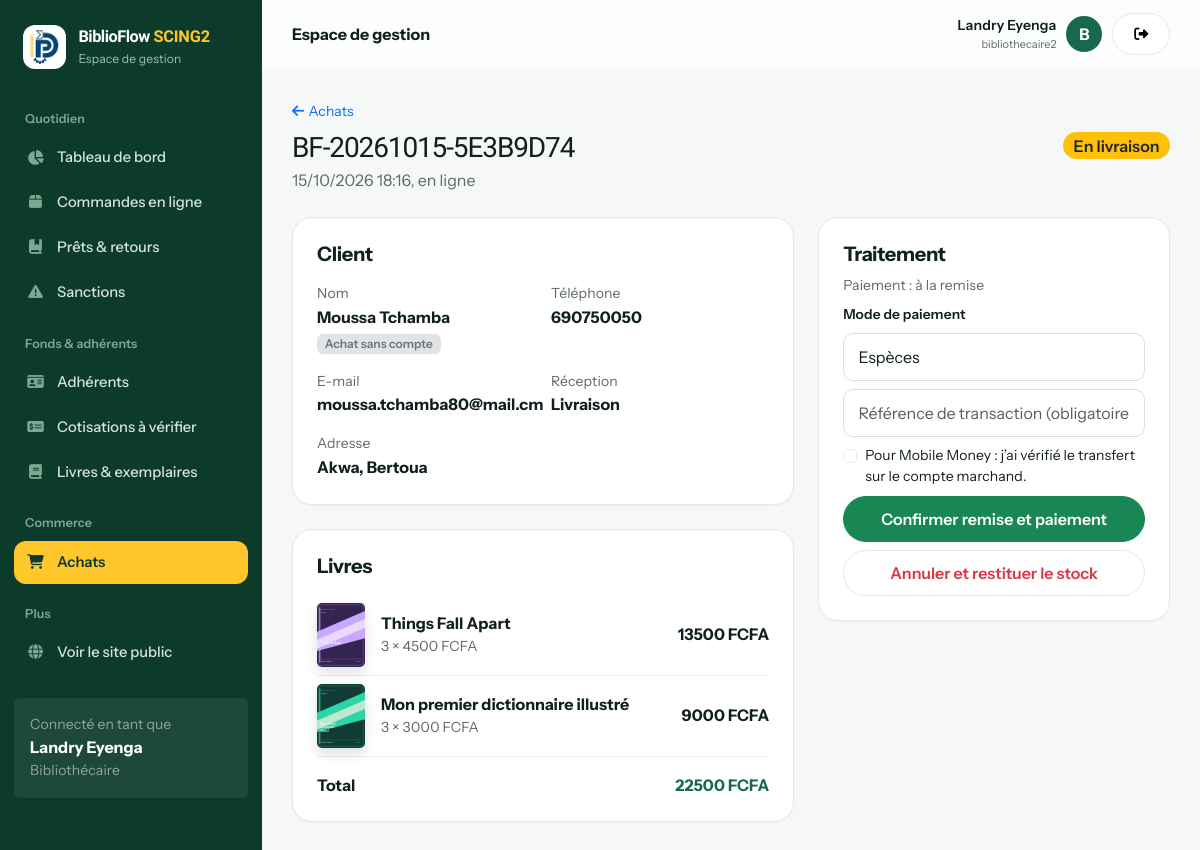
Page /gestion/achats/90/ (signed in) on the committed database.
### bibliotheque/models.py (models this page shows, shortened)
class Utilisateur(AbstractUser):
    ROLES = [("adherent", "Adhérent"), ("bibliothecaire", "Bibliothécaire"), ("administrateur", "Administrateur")]
    STATUTS = [("en_attente", "En attente de validation"), ("actif", "Actif"), ("suspendu", "Suspendu")]
    first_name = None  # remplacés par nom / prénom
    last_name = None
    nom = models.CharField(max_length=80)
    prenom = models.CharField(max_length=80)
    telephone = models.CharField(max_length=20, blank=True)
    adresse = models.CharField(max_length=200, blank=True)
    role = models.CharField(max_length=20, choices=ROLES, default="adherent")
    statut = models.CharField(max_length=12, choices=STATUTS, default="actif")
    numero_carte = models.CharField(max_length=20, unique=True, null=True, blank=True)
    date_debut_adhesion = models.DateField(null=True, blank=True)
    date_expiration = models.DateField(null=True, blank=True)  # fin de validité de l'adhésion
    suspendu_jusqu = models.DateField(null=True, blank=True)   # emprunts suspendus après un retard
    REQUIRED_FIELDS = ["nom", "prenom", "email"]
    def get_full_name(self):
        return f"{self.prenom} {self.nom}".strip()
    @property
    def est_personnel(self):
        return self.is_superuser or self.role in ("bibliothecaire", "administrateur")

class Achat(models.Model):
    STATUTS = [("en_attente", "En attente de préparation"), ("prete", "Prête"), ("en_livraison", "En livraison"),
               ("terminee", "Terminé"), ("annulee", "Annulé")]
    ACTIFS = ("en_attente", "prete", "en_livraison")
    CANAUX = [("comptoir", "Au comptoir"), ("en_ligne", "En ligne")]
    MODES_PAIEMENT = [("especes", "Espèces"), ("mobile", "Mobile money"), ("carte", "Carte")]
    adherent = models.ForeignKey(Utilisateur, on_delete=models.PROTECT, null=True, blank=True, related_name="achats")
    reference = models.CharField(max_length=24, unique=True, null=True, blank=True)
    date_achat = models.DateTimeField(auto_now_add=True)
    canal = models.CharField(max_length=10, choices=CANAUX, default="comptoir")
    mode_reception = models.CharField(max_length=12, choices=[("retrait", "Retrait"), ("livraison", "Livraison")], default="retrait")
    mode_paiement = models.CharField(max_length=10, choices=MODES_PAIEMENT, blank=True)
    statut_paiement = models.CharField(max_length=12, choices=[("en_attente", "À payer"), ("paye", "Payé"), ("annule", "Annulé")], default="en_attente")
    reference_paiement = models.CharField(max_length=80, blank=True)
    date_paiement = models.DateTimeField(null=True, blank=True)
    adresse_livraison = models.CharField(max_length=250, blank=True)  # vide = retrait à la bibliothèque
    date_limite_retrait = models.DateField(null=True, blank=True)
    client_prenom = models.CharField(max_length=80, blank=True)
    client_nom = models.CharField(max_length=80, blank=True)
    client_email = models.EmailField(blank=True)
    client_telephone = models.CharField(max_length=20, blank=True)
    statut = models.CharField(max_length=14, choices=STATUTS, default="en_attente")
    class Meta:
        ordering = ["-date_achat"]
    @property
    def active(self):
        return self.statut in self.ACTIFS
    @property
    def livraison(self):
        return self.mode_reception == "livraison"
    @property
    def paye(self):
        return self.statut_paiement == "paye"
    @property
    def total(self):
        return self.lignes.aggregate(t=Sum(F("quantite") * F("prix_applique")))["t"] or 0
    @property
    def client_nom_complet(self):
        if self.adherent_id:
            return self.adherent.get_full_name()
        return f"{self.client_prenom} {self.client_nom}".strip() or "Client invité"
    @property
    def client_telephone_effectif(self):
        return self.adherent.telephone if self.adherent_id else self.client_telephone
    @property
    def client_email_effectif(self):
        return self.adherent.email if self.adherent_id else self.client_email
    @property
    def est_invite(self):
        return self.adherent_id is None

class LigneAchat(models.Model):
    achat = models.ForeignKey(Achat, on_delete=models.CASCADE, related_name="lignes")
    livre = models.ForeignKey(Livre, on_delete=models.PROTECT)
    quantite = models.PositiveIntegerField(default=1)
    prix_applique = models.DecimalField(max_digits=10, decimal_places=2)
    class Meta:
        constraints = [models.UniqueConstraint(fields=["achat", "livre"], name="une_ligne_par_livre_et_achat")]
    @property
    def sous_total(self):
        return self.quantite * self.prix_applique

class Livre(models.Model):
    titre = models.CharField(max_length=200)
    auteur = models.CharField(max_length=120)
    isbn = models.CharField(max_length=20, unique=True, null=True, blank=True)
    description = models.TextField(blank=True)
    image = models.CharField(max_length=255, blank=True)  # chemin relatif dans static/media
    categorie = models.CharField(max_length=80, blank=True)
    annee_publication = models.PositiveSmallIntegerField(null=True, blank=True)
    langue = models.CharField(max_length=30, default="Français")
    prix = models.DecimalField(max_digits=10, decimal_places=2, default=0)  # prix de vente
    stock_vente = models.PositiveIntegerField(default=0)                    # exemplaires à vendre
    actif = models.BooleanField(default=True)
    class Meta:
        ordering = ["titre"]

### bibliotheque/views.py (the view, shortened to what this page needs)
# urls.py: path("gestion/achats/<int:pk>/", views.achat_detail, name="achat_detail"),
@role_requis(*STAFF)
def achat_detail(request, pk):
    a = get_object_or_404(Achat.objects.select_related("adherent"), pk=pk)
    return render(request, "bibliotheque/achat_detail.html", {
        "a": a, "lignes": a.lignes.select_related("livre"), "modes": Achat.MODES_PAIEMENT,
        "dette": services.montant_impaye(a.adherent) if a.adherent_id else 0})

### bibliotheque/acces.py (called while the page is built)
def est_personnel(user):
    return user.is_authenticated and user.est_personnel

def role_requis(*roles):
    def deco(vue):
        @login_required
        @wraps(vue)
        def wrapper(request, *a, **kw):
            if request.user.is_superuser or request.user.role in roles:
                return vue(request, *a, **kw)
            messages.error(request, "Accès non autorisé pour votre rôle.")
            return redirect("accueil")
        return wrapper
    return deco

### bibliotheque/context.py (called while the page is built)
def globales(request):
    ctx = {"p": params(), "panier_count": 0, "est_personnel": False, "cotisations_a_verifier": 0}
    try:
        ctx["panier_count"] = sum(request.session.get("panier", {}).values())
    except Exception:
        pass
    if request.user.is_authenticated:
        ctx["est_personnel"] = est_personnel(request.user)
        if ctx["est_personnel"]:
            ctx["cotisations_a_verifier"] = CotisationAdhesion.objects.filter(statut="en_attente").count()
    return ctx

### bibliotheque/services.py (called while the page is built)
def params():
    d = dict(settings.BIBLIO)
    for cle in ("amende_par_jour", "amende_plafond", "frais_perte"):
        d[cle] = Decimal(str(d[cle]))
    return SimpleNamespace(**d)

### bibliotheque/templates/bibliotheque/achat_detail.html
{% extends "bibliotheque/base.html" %}{% load biblio_extras %}{% block contenu %}
<div class="d-flex justify-content-between align-items-center mb-4"><div><a href="{% url 'achats' %}" class="small text-decoration-none"><i class="fa-solid fa-arrow-left me-1"></i>Achats</a><h1 class="h3 mb-1 mt-2">{{ a.reference|default:a.pk }}</h1><div class="muted">{{ a.date_achat|date:"d/m/Y H:i" }}, {{ a.get_canal_display|lower }}</div></div><span class="badge rounded-pill fs-6 bg-{% if a.statut == 'terminee' %}success{% elif a.statut == 'annulee' %}secondary{% else %}warning text-dark{% endif %}">{{ a.get_statut_display }}</span></div>
<div class="row g-4"><div class="col-lg-7"><div class="cardx p-4"><h5 class="fw-bold mb-3">Client</h5><div class="row g-3"><div class="col-md-6"><div class="muted small">Nom</div><strong>{{ a.client_nom_complet }}</strong>{% if a.est_invite %}<div><span class="badge bg-secondary-subtle text-secondary mt-1">Achat sans compte</span></div>{% endif %}</div><div class="col-md-6"><div class="muted small">Téléphone</div><strong>{{ a.client_telephone_effectif|default:"—" }}</strong></div><div class="col-md-6"><div class="muted small">E-mail</div><strong>{{ a.client_email_effectif|default:"—" }}</strong></div><div class="col-md-6"><div class="muted small">Réception</div><strong>{{ a.get_mode_reception_display }}</strong></div>{% if a.livraison %}<div class="col-12"><div class="muted small">Adresse</div><strong>{{ a.adresse_livraison }}</strong></div>{% endif %}</div></div><div class="cardx p-4 mt-4"><h5 class="fw-bold mb-3">Livres</h5>{% for l in lignes %}<div class="d-flex align-items-center gap-3 py-2 border-bottom"><img src="{{ l.livre|couverture }}" class="mini-cover" alt=""><div class="flex-grow-1"><strong>{{ l.livre.titre }}</strong><div class="muted small">{{ l.quantite }} × {{ l.prix_applique|floatformat:0 }} FCFA</div></div><strong>{{ l.sous_total|floatformat:0 }} FCFA</strong></div>{% endfor %}<div class="d-flex justify-content-between pt-3"><strong>Total</strong><strong class="text-primary">{{ a.total|floatformat:0 }} FCFA</strong></div></div></div>
<div class="col-lg-5"><div class="cardx p-4"><h5 class="fw-bold">Traitement</h5><p class="muted small mb-1">Paiement : {% if a.statut_paiement == 'paye' %}payé ({{ a.get_mode_paiement_display|lower }}{% if a.reference_paiement %}, réf. {{ a.reference_paiement }}{% endif %}){% elif a.statut_paiement == 'annule' %}annulé{% else %}à la remise{% endif %}</p>{% if a.date_limite_retrait and a.active %}<p class="small mb-3 {% if a.statut == 'en_attente' %}text-warning-emphasis{% else %}muted{% endif %}">{% if a.statut == 'en_attente' %}À préparer avant le{% else %}À retirer avant le{% endif %} {{ a.date_limite_retrait|date:"d/m/Y" }}, sinon la commande est annulée et le stock restitué.</p>{% endif %}{% if a.statut == 'en_attente' %}<form method="post" class="mb-2">{% csrf_token %}<input type="hidden" name="action" value="preparer"><button class="btn btn-primary w-100">Préparer la commande</button></form>{% elif a.statut == 'prete' and a.livraison %}<form method="post" class="mb-2">{% csrf_token %}<input type="hidden" name="action" value="expedier"><button class="btn btn-primary w-100">Passer en livraison</button></form>{% elif a.statut == 'prete' or a.statut == 'en_livraison' %}<form method="post" class="mb-2">{% csrf_token %}<input type="hidden" name="action" value="remettre"><label class="form-label small">Mode de paiement</label><select name="mode_paiement" class="form-select mb-2">{% for value,label in modes %}<option value="{{ value }}">{{ label }}</option>{% endfor %}</select><input name="reference_paiement" class="form-control mb-2" placeholder="Référence de transaction (obligatoire pour Mobile money)"><label class="small d-flex gap-2 align-items-start mb-2"><input class="form-check-input mt-1" type="checkbox" name="paiement_verifie"><span>Pour Mobile Money : j’ai vérifié le transfert sur le compte marchand.</span></label><button class="btn btn-success w-100">Confirmer remise et paiement</button></form>{% endif %}{% if a.active %}<form method="post">{% csrf_token %}<input type="hidden" name="action" value="annuler"><button class="btn btn-light text-danger w-100">Annuler et restituer le stock</button></form>{% endif %}</div></div></div>{% endblock %}

### bibliotheque/templates/bibliotheque/base.html (shortened to what this page needs)
{% load static %}<!doctype html>
<html lang="fr"><head><meta charset="utf-8"><meta name="viewport" content="width=device-width, initial-scale=1"><title>{% block titre %}BiblioFlow SCING2{% endblock %}</title>
<link href="https://cdn.jsdelivr.net/npm/bootstrap@5.3.3/dist/css/bootstrap.min.css" rel="stylesheet"><link href="https://cdnjs.cloudflare.com/ajax/libs/font-awesome/6.5.2/css/all.min.css" rel="stylesheet"><link href="{% static 'bibliotheque/app.css' %}" rel="stylesheet"></head>
<body>{% with u=request.resolver_match.url_name %}<div class="app-shell">
<aside class="sidebar" id="sidebar">
  <div class="brand"><span class="logo-chip"><img src="{% static 'bibliotheque/images/logo.png' %}" alt="" height="34" width="29"></span><div><strong>BiblioFlow <span class="brand-tag">SCING2</span></strong><small>Espace de gestion</small></div></div>
  <div class="nav-title">Quotidien</div>
  <a class="side-link {% if u == 'tableau_bord' %}active{% endif %}" href="{% url 'tableau_bord' %}"><i class="fa-solid fa-chart-pie"></i>Tableau de bord</a>
  <a class="side-link {% if u == 'commandes' %}active{% endif %}" href="{% url 'commandes' %}"><i class="fa-solid fa-box"></i>Commandes en ligne</a>
  <a class="side-link {% if u == 'emprunts' %}active{% endif %}" href="{% url 'emprunts' %}"><i class="fa-solid fa-book-bookmark"></i>Prêts &amp; retours</a>
  <a class="side-link {% if u == 'sanctions' %}active{% endif %}" href="{% url 'sanctions' %}"><i class="fa-solid fa-triangle-exclamation"></i>Sanctions</a>
  <div class="nav-title">Fonds &amp; adhérents</div>
  <a class="side-link {% if u == 'adherents' or u == 'adherent_detail' or u == 'adherent_nouveau' or u == 'adherent_modifier' %}active{% endif %}" href="{% url 'adherents' %}"><i class="fa-solid fa-id-card"></i>Adhérents</a>
  <a class="side-link " href="{% url 'cotisations' %}"><i class="fa-solid fa-money-check-dollar"></i>Cotisations à vérifier</a>
  <a class="side-link " href="{% url 'livres_gestion' %}"><i class="fa-solid fa-book"></i>Livres &amp; exemplaires</a>
  <div class="nav-title">Commerce</div>
  <a class="side-link {% if u == 'achats' or u == 'achat_detail' or u == 'achat_nouveau' %}active{% endif %}" href="{% url 'achats' %}"><i class="fa-solid fa-cart-shopping"></i>Achats</a>
  <div class="nav-title">Plus</div>
  <a class="side-link" href="{% url 'accueil' %}"><i class="fa-solid fa-globe"></i>Voir le site public</a>
  <div class="mt-4 p-3 rounded-2" style="background:#ffffff0a"><div class="small text-white-50">Connecté en tant que</div><strong>{{ user.get_full_name|default:user.username }}</strong><div class="small text-white-50">{{ user.get_role_display }}</div></div>
</aside>
<main class="main"><header class="topbar"><div class="d-flex align-items-center gap-3"><div class="fw-bold">{% block entete %}Espace de gestion{% endblock %}</div></div>
<div class="user-chip"><div class="text-end d-none d-sm-block"><div class="fw-semibold small">{{ user.get_full_name|default:user.username }}</div><div class="muted" style="font-size:11px">{{ user.username }}</div></div><div class="avatar">{{ user.username|first|upper }}</div><form method="post" action="{% url 'logout' %}">{% csrf_token %}<button class="btn btn-sm btn-light" title="Déconnexion"><i class="fa-solid fa-right-from-bracket"></i></button></form></div></header>
<div class="content">{% block contenu %}{% endblock %}</div></main></div>{% endwith %}
<script src="https://cdn.jsdelivr.net/npm/bootstrap@5.3.3/dist/js/bootstrap.bundle.min.js"></script><script src="{% static 'bibliotheque/app.js' %}" defer></script>{% block scripts %}{% endblock %}</body></html>

### rows in the picture
Utilisateur: get_full_name "Landry Eyenga", role "Bibliothécaire", username "bibliothecaire2", username|first "B"
Achat: reference "BF-20261015-5E3B9D74", date_achat "15/10/2026 18:16", canal "en ligne", statut "En livraison", client_nom_complet "Moussa Tchamba", client_telephone_effectif "690750050", client_email_effectif "moussa.tchamba80@mail.cm", mode_reception "Livraison", adresse_livraison "Akwa, Bertoua", total "22500"
LigneAchat: livre|couverture (picture), livre.titre "Things Fall Apart", quantite "3", prix_applique "4500", sous_total "13500"
LigneAchat: livre|couverture (picture), livre.titre "Mon premier dictionnaire illustré", quantite "3", prix_applique "3000", sous_total "9000"

### other values in the picture
form field mode_paiement "Espèces"
